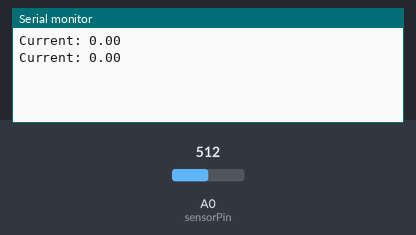
A sketch run on a simulated Arduino Uno, built with avr-gcc and run on an emulated ATmega328P. On the bench: the last lines printed to the serial monitor. The inputs (shaded band) are chosen by the test bench; at power-on: A0 (sensorPin) = 512.

Above: at 1.8 s.
1.9 s: A0 (sensorPin) set to 716
At 2.8 s:
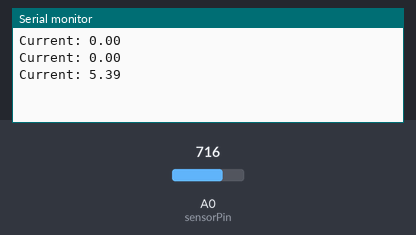
3.4 s: A0 (sensorPin) set to 900
At 4.8 s:
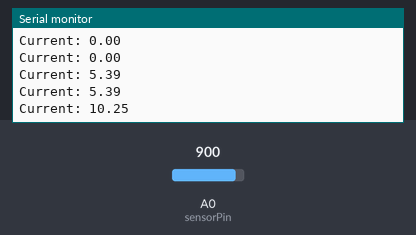
Timing chart, 0 to 6.4 s (numbered marks = the images above; inputs shaded):
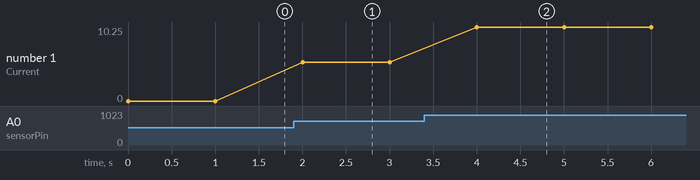

Measured:
- after the input at 1.9 s, the serial monitor: prints a new line after 0.10 s (image 1)
- after the input at 3.4 s, the serial monitor: prints a new line after 0.60 s (image 2)
- plotted number 1: 0 → 5.39 after the input at 1.9 s, 5.39 → 10.25 after the input at 3.4 s

The sketch:

sketch.ino
```cpp
const int sensorPin = A0; // Current sensor pin

void setup() {
  Serial.begin(9600);
}

void loop() {
  int sensorValue = analogRead(sensorPin);
  float current = (sensorValue - 512) * (5.0 / 1023.0) / 0.185; // Adjust for your ACS 712 version
  Serial.print("Current: ");
  Serial.println(current);
  delay(1000);
}
```
